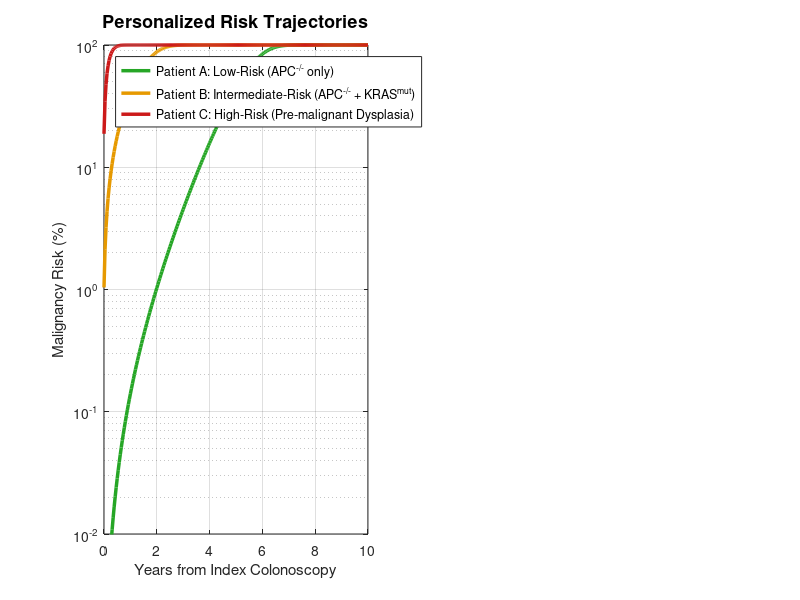

The MATLAB source for this figure: (Note: this script raises an error after producing the figure.)
%% =========================================================================
%% IN SILICO CLINICAL SIMULATIONS: Calibrated Risk Profiles
%% =========================================================================
% Optimized parameters for visual differentiation and clinical relevance.
% -------------------------------------------------------------------------

clear; clc; close all;
format compact;

%% 1. Calibrated Model Parameters (Refined for Clinical Separation)
K    = 2000;          % Crypt capacity
b0   = 0.15;          
d0   = 0.14;          
s1   = 0.02;          % Milder fitness for APC-/-
s2   = 0.08;          % Moderate fitness for KRAS
s3   = 0.20;          % Strong fitness for TP53/Malignancy

% Adjusted Mutation Rates (Realistic for clinical 10-year horizon)
mu1  = 1.0e-6;        
mu2  = 2.0e-5;        
mu3  = 5.0e-4;        

r1 = (b0*(1 + s1) - d0);
r2 = (b0*(1 + s2) - d0);

%% 2. Define 3 In Silico Patients (Initial States X1, X2)
patients = [50,   0 ;    % Patient A: Minimal APC involvement (Early Polyp)
            300,  10 ;   % Patient B: Significant APC + KRAS seeding (Advanced)
            800, 200 ];  % Patient C: Near-saturation KRAS (High-grade Dysplasia)

labels = {'Patient A: Low-Risk (APC^{-/-} only)', ...
          'Patient B: Intermediate-Risk (APC^{-/-} + KRAS^{mut})', ...
          'Patient C: High-Risk (Pre-malignant Dysplasia)'};

%% 3. Simulation & Integration
T_years = 10;
t_weeks = 0:2:(T_years*52);
n_t     = length(t_weeks);
risk_up = zeros(3, n_t);

for p = 1:3
    X1 = patients(p,1); X2 = patients(p,2);
    H = 0; dt = 2; % weeks
    for i = 1:n_t
        % Dynamics (Moment-closure style ODE)
        dX1 = r1 * X1 * (1 - X1/K);
        dX2 = r2 * X2 * (1 - X2/K) + mu2 * X1;
        
        X1 = X1 + dt * dX1;
        X2 = X2 + dt * dX2;
        
        % Hazard is probability of X2 cells mutating to malignant state
        hazard = mu3 * X2;
        H = H + dt * hazard;
        risk_up(p, i) = 1 - exp(-H);
    end
end

%% 4. Visualization
fig = figure('Color','white','Position',[100 100 1100 480]);

% --- Subplot 1: Risk Curves ---
subplot(1,2,1);
colors = [0.15, 0.65, 0.15;   % Green (Safe)
          0.90, 0.60, 0.00;   % Orange (Warning)
          0.80, 0.10, 0.10];  % Red (Critical)
hold on; box on; grid on;
for p = 1:3
    plot(t_weeks/52, 100*risk_up(p,:), 'LineWidth', 2.5, 'Color', colors(p,:));
end
set(gca, 'YScale', 'log', 'YMinorGrid', 'on');
ylim([0.01 100]); xlim([0 T_years]);
xlabel('Years from Index Colonoscopy');
ylabel('Malignancy Risk (%)');
title('Personalized Risk Trajectories', 'FontSize', 13);
legend(labels, 'Location', 'northwest', 'FontSize', 9);
yline(10, 'k--', 'Risk Threshold (10%)', 'LabelHorizontalAlignment','right');

% --- Subplot 2: Recommended Windows ---
subplot(1,2,2);
fpt10 = zeros(3,1);
for p = 1:3
    idx = find(risk_up(p,:) >= 0.10, 1, 'first');
    if isempty(idx)
        fpt10(p) = T_years;
    else
        fpt10(p) = t_weeks(idx)/52;
    end
end
b = barh(1:3, fpt10, 0.6, 'FaceColor', 'flat');
b.CData = colors;
set(gca, 'YTick', 1:3, 'YTickLabel', {'Patient A', 'Patient B', 'Patient C'});
xlabel('Safe Surveillance Interval (Years)');
title('Optimal Screening Windows (FPT_{10%})', 'FontSize', 12);
xlim([0 11]); grid on;
for p = 1:3
    text(fpt10(p)+0.2, p, sprintf('%.1f Yrs', fpt10(p)), 'FontWeight','bold');
end

%% 5. Clinical Summary Table (Console)
fprintf('\n%-12s | %-12s | %-12s | %-15s\n', 'Group', '5-Yr Risk', '10-Yr Risk', 'Recommendation');
fprintf('%s\n', repmat('-', 1, 60));
idx5 = find(t_weeks >= 5*52, 1, 'first');
for p = 1:3
    rec = 'Routine';
    if fpt10(p) < 3
        rec = 'Urgent/Surg';
    elseif fpt10(p) < 6
        rec = 'Early Follow-up';
    end
    fprintf('Patient %c    | %-10.2f%% | %-10.2f%% | %-15s\n', char(64+p), 100*risk_up(p,idx5), 100*risk_up(p,end), rec);
end
